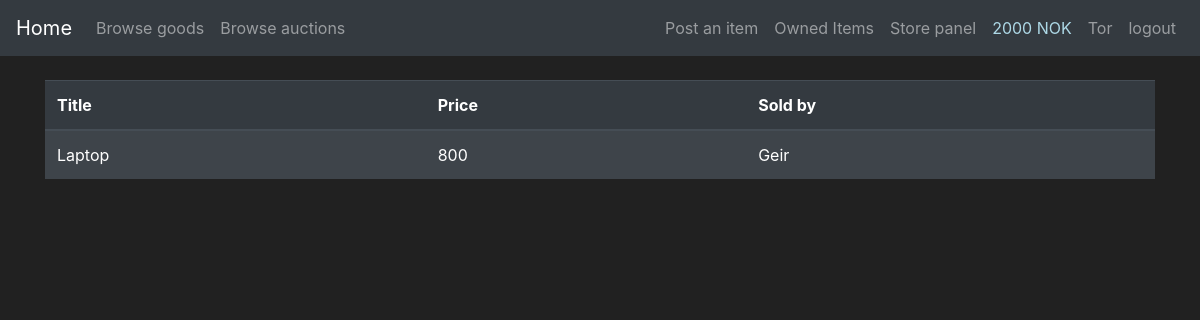
Page /owned_goods (signed in) on the earlier database version.
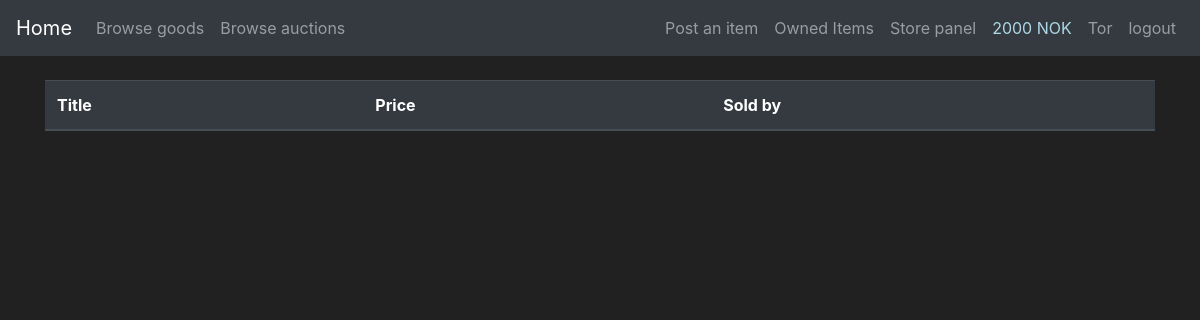
Same page on the later database version.
### app_flask/models.py (models this page shows, shortened)
class User(db.Model, UserMixin):
    id = db.Column(db.Integer(), primary_key=True)
    username = db.Column(db.String(length=25), nullable=False, unique=True)
    email = db.Column(db.String(length=60), nullable=False, unique=True)
    password_hash = db.Column(db.String(length=60), nullable=False)
    profile_type = db.Column(db.Boolean(), nullable=False, default=False)
    cash = db.Column(db.Integer(), nullable=False, default=2000)
    date_created = db.Column(db.DateTime(), default=datetime.utcnow)
    goods = db.relationship('Goods', backref='goods_owned_by_user', lazy=True)
    store = db.relationship('Store', backref='store_owner', lazy=True)
    @property
    def password(self):
        return self.password

class Goods(db.Model):
    id = db.Column(db.Integer, primary_key=True)
    name = db.Column(db.String(30), nullable=False)
    description = db.Column(db.String(70), unique=False, nullable=False)
    price = db.Column(db.Integer, unique=False, nullable=False)
    product_number = db.Column(db.String(length=6), nullable=False, unique=True)
    goods_type = db.Column(db.Boolean(), nullable=False, default=False)
    date_created = db.Column(db.DateTime(), default=datetime.utcnow)
    user_owner = db.Column(db.Integer(), db.ForeignKey('user.id'))
    store_owner = db.Column(db.Integer(), db.ForeignKey('store.id'))

### app_flask/main/routes.py (the view)
@bp.route('/owned_goods', methods=['GET', 'POST'])
def show_owned_goods():
    db_goods = db.session.query(User, Goods).filter(User.id == Goods.user_owner).all()
    return render_template('showGoods.html', db_goods=db_goods)

### app_flask/models.py (called while the page is built)
@login_manager.user_loader
def load_user(user_id):
    return User.query.get(int(user_id))

### app_flask/templates/showGoods.html (shortened to what this page needs)
{% extends 'base.html' %}
{% block content %}
<div class="container">
    <br>
    <table class="table table-dark table-striped">
      <thead>
        <tr>
          <th scope="col">Title</th>
          <th scope="col">Price</th>
          <th scope="col">Sold by</th>
        </tr>
      </thead>
      <tbody>
      {%for users, goods in db_goods%}
        <tr>
          <td class=".table-striped">{{ goods.name}}</td>
          <td class=".table-striped">{{ goods.price}}</td>
          <td class=".table-striped">{{ users.username}}</td>
        </tr>
      {% endfor %}
      </tbody>
    </table>
</div>
{% endblock %}

Differences in the rows shown:
no longer on this page (row edited): User: name "Laptop", price "800", username "Geir"
